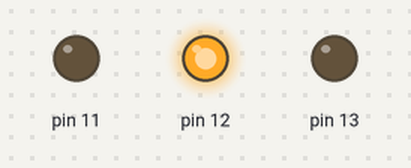
This sketch was run on a simulated Arduino Uno, built with avr-gcc and run on an emulated ATmega328P. On the bench: output pins drawn as LEDs (lit = HIGH).

Above: at 0.45 s.
At 1.5 s:
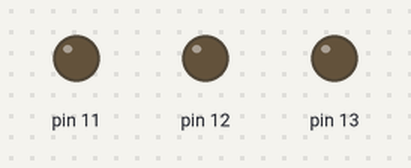
At 2.45 s:
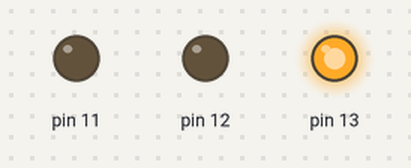
At 3.45 s:
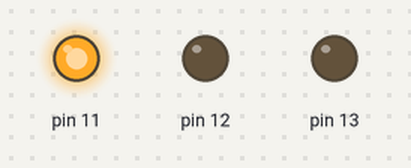
Timing chart, 0 to 3.8 s (numbered marks = the images above):
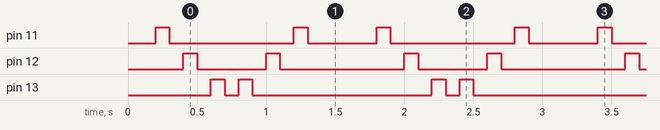

Measured:
- by itself, pin 11: repeats every 1.6 s: LOW 0.90 s, HIGH 0.10 s, LOW 0.50 s, HIGH 0.10 s
- by itself, pin 12: repeats every 1.6 s: LOW 0.50 s, HIGH 0.10 s, LOW 0.90 s, HIGH 0.10 s
- by itself, pin 13: repeats every 1.6 s: LOW 0.10 s, HIGH 0.10 s, LOW 1.3 s, HIGH 0.10 s

The sketch:

Lslide.ino
```cpp
void setup() {
  pinMode(13, OUTPUT);
  pinMode(12, OUTPUT);
  pinMode(11, OUTPUT);
  pinMode(110, OUTPUT);

}

void loop() {
  int i;
  for (i = 10; i <= 13; i++) {
    digitalWrite(i, HIGH);
    delay(100);
    digitalWrite(i, LOW);
    delay(100);
  }
  for(i = 13;i >= 10; i--){
    digitalWrite(i, HIGH);
    delay(100);
    digitalWrite(i, LOW);
    delay(100);
  }

}
```
